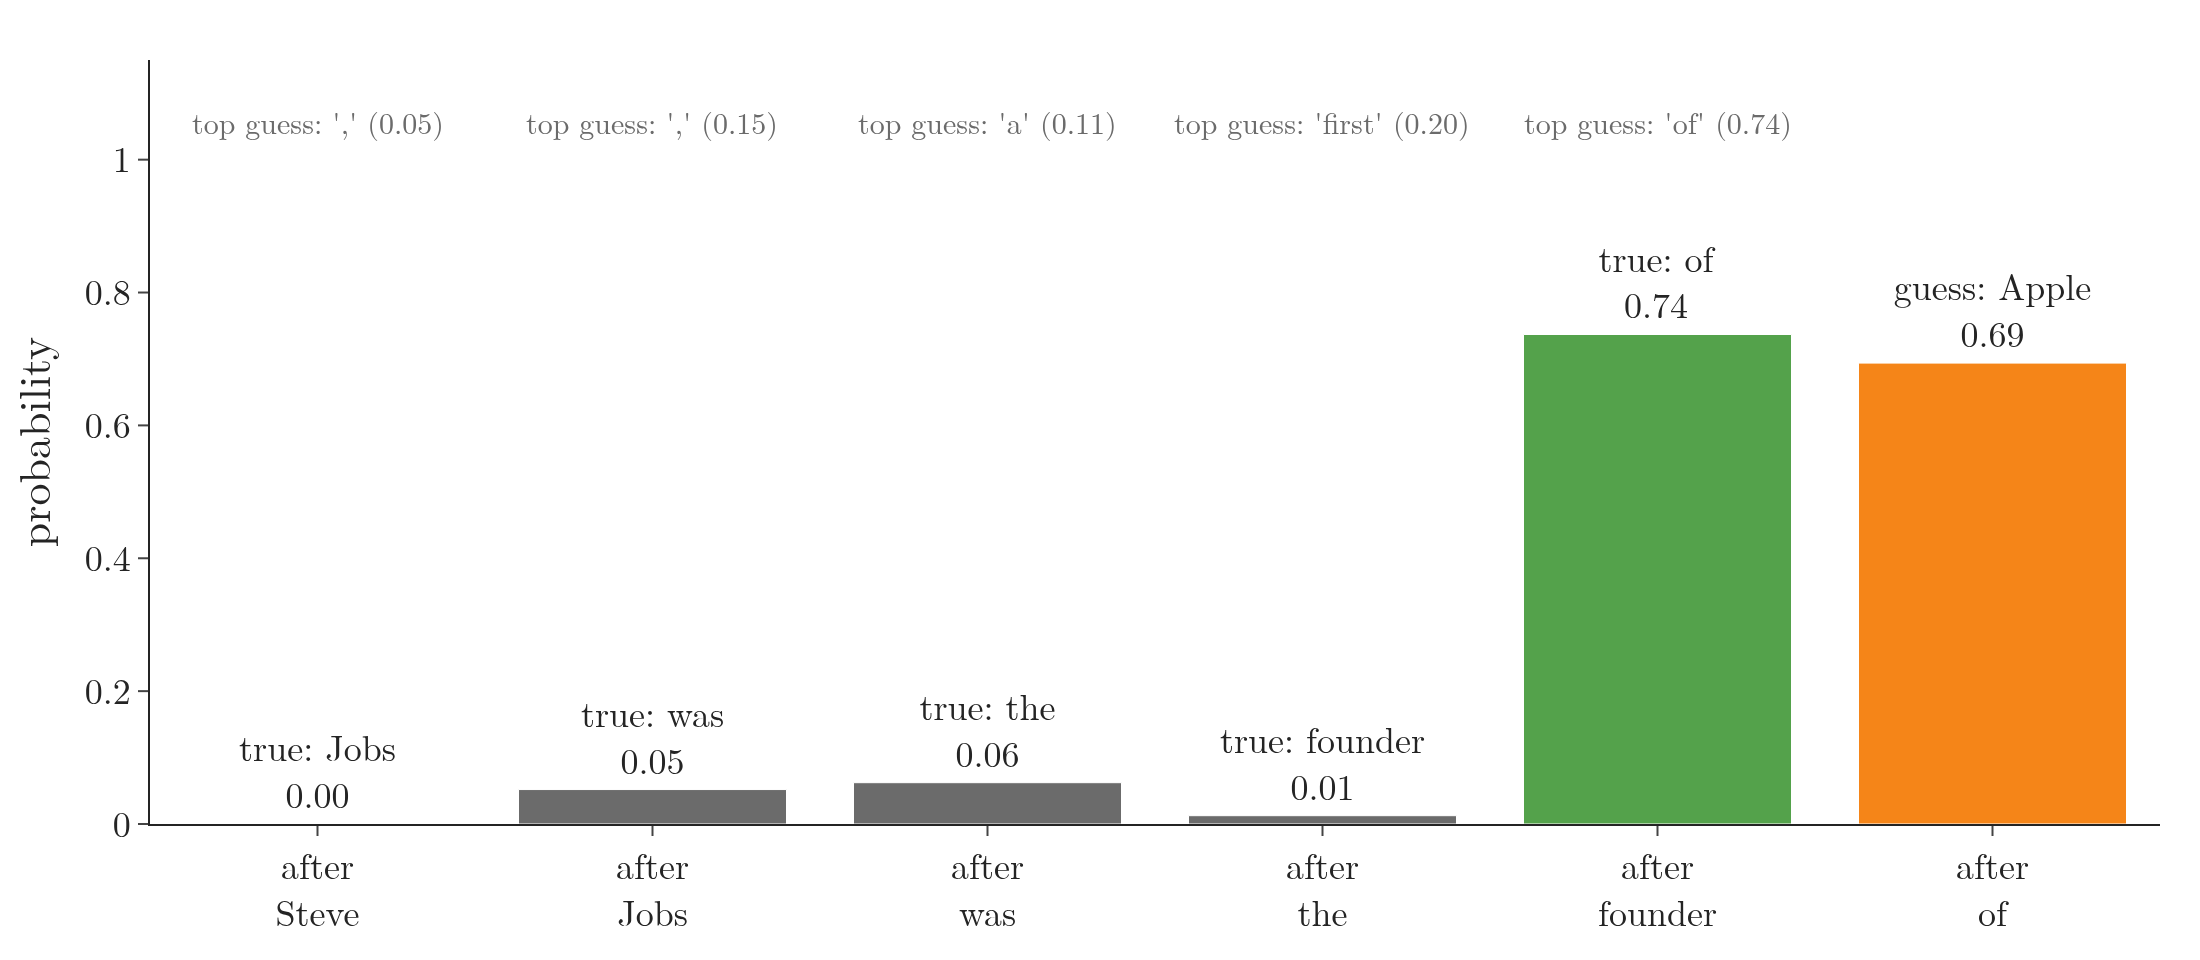

This chart was generated by the following Python code:
"""Section 7.2: one pass of GPT-2 small on "Steve Jobs was the founder of" gives a next-token guess at every position.
Bars: the probability the model gave the true next token (green when it was also the top guess), with the top guess
written above. Last position: the guess used for generation (data/every_position.csv, Notebook). Plotly."""
from pathlib import Path
import pandas as pd
import plotly.graph_objects as go
from common import GREEN, GREY, ORANGE, FONT

here = Path(__file__).parent
E = pd.read_csv(here.parent / "data" / "every_position.csv")
assert round(E.p_actual[4], 2) == 0.74 and E.top1[5].strip() == "Apple" and round(E.p1[5], 2) == 0.69
labels = [f"after<br>{t.strip()}" for t in E.token]
known = E.next_actual.notna()
fig = go.Figure()
p_true = E.p_actual.where(known, E.p1)
cols = [GREEN if (k and a.strip() == b.strip()) else (ORANGE if not k else GREY) for k, a, b in
        zip(known, E.next_actual.fillna(""), E.top1)]
fig.add_bar(x=labels, y=p_true, marker_color=cols, showlegend=False,
            text=[f"true: {a.strip()}<br>{p:.2f}" if k else f"guess: {g.strip()}<br>{p:.2f}"
                  for k, a, g, p in zip(known, E.next_actual.fillna(""), E.top1, p_true)], textposition="outside")
for i, r in E.iterrows():
    if known[i]:
        fig.add_annotation(x=labels[i], y=1.02, text=f"top guess: '{r.top1.strip() or 'newline'}' ({r.p1:.2f})",
                           showarrow=False, font=dict(size=15, color=GREY), yanchor="bottom")
fig.update_layout(template="simple_white", width=1100, height=480, font=dict(FONT, size=18),
                  yaxis=dict(title="probability", range=[0, 1.15]), margin=dict(l=70, r=20, t=30, b=60))
fig.write_image(here / "every_position.png", scale=2)
fig.write_image(here / "every_position.pdf")
